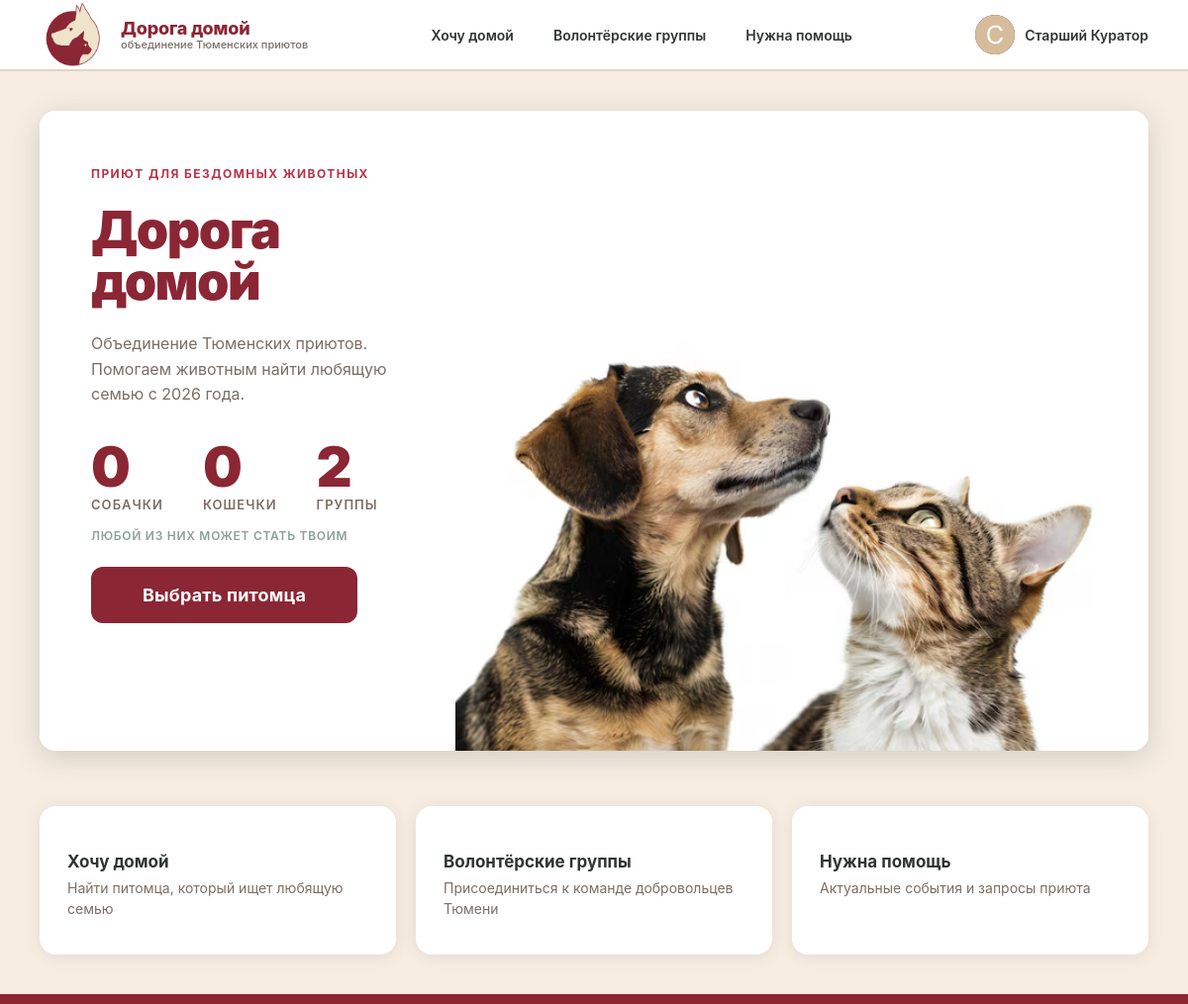
The page / (signed in) on the database its author committed.
### users/models.py (models this page shows, shortened)
class User(AbstractUser):
    username = models.CharField(
        max_length=150,
        unique=True
    )
    ROLE_CHOICES = [
        ("user", "Население"),
        ("shelter", "Приют"),
    ]
    email = models.EmailField(
        verbose_name="Email",
        blank=True,
        null=True,
    )
    name = models.CharField(
        max_length=UserFieldLength.NAME,
        verbose_name="Имя",
    )
    surname = models.CharField(
        max_length=UserFieldLength.SURNAME,
        verbose_name="Фамилия",
    )
    avatar = models.ImageField(
        upload_to="avatars/",
        verbose_name="Аватарка",
        blank=True,
        null=True,
    )
    role = models.CharField(
        max_length=20,
        choices=ROLE_CHOICES,
        default="user"
    )
    phone = models.CharField(
        unique=True,
        max_length=UserFieldLength.PHONE,
        verbose_name="Телефон",
        blank=True,
        null=True,
    )
    vk = models.URLField(
        blank=True,
        verbose_name="Ссылка VK",
    )
    telegram = models.CharField(
        max_length=33,
        blank=True,
        verbose_name="Telegram",
    )
    about = models.TextField(
        blank=True,
        null=True,
        verbose_name="О себе",
    )
    favorites = models.ManyToManyField(
        "animals.Animal",
        related_name="interested_users",
        blank=True,
        verbose_name="Избранные животные",
    )
    USERNAME_FIELD = "username"
    REQUIRED_FIELDS = ["email", "name", "surname"]
    objects = UserManager()
    class Meta:
        verbose_name = "Пользователь"
        verbose_name_plural = "Пользователи"
        ordering = ["-date_joined"]

### road_home/views.py (the view)
# urls.py: path('', HomeView.as_view(), name='home'),
class HomeView(TemplateView):
    template_name = "home.html"
    def get_context_data(self, **kwargs):
        context = super().get_context_data(**kwargs)
        context["dogs_count"] = Animal.objects.filter(animal_type="dog").count()
        context["cats_count"] = Animal.objects.filter(animal_type="cat").count()
        context["groups_count"] = User.objects.filter(role="shelter").count()
        return context

### templates/home.html (shortened to what this page needs)
{% extends "base.html" %}
{% load static %}
{% block content %}
<div class="page" style="padding-top: 40px;">
  <div class="home-hero">
    <div class="home-hero__content">
      <div class="home-hero__eyebrow">Приют для бездомных животных</div>
      <h1 class="home-hero__title">
        Дорога домой
      </h1>
      <p class="home-hero__sub">
        Объединение Тюменских приютов. Помогаем животным найти любящую семью с&nbsp;2026 года.
      </p>
      <div class="home-hero__stats">
        <div>
          <div class="hero-stat__num">{{ dogs_count }}</div>
          <div class="hero-stat__label">Собачки</div>
        </div>
        <div>
          <div class="hero-stat__num">{{ cats_count }}</div>
          <div class="hero-stat__label">Кошечки</div>
        </div>
        <div>
          <div class="hero-stat__num">{{ groups_count }}</div>
          <div class="hero-stat__label">Группы</div>
        </div>
      </div>
      <p style="font-size:12px;color:#8da098;letter-spacing:.06em;text-transform:uppercase;font-weight:600;margin-top:-8px;">
        Любой из них может стать твоим
      </p>
      <div class="home-hero__actions">
        <a href="{% url 'animals:animal_list' %}" class="btn btn-red btn-xl">Выбрать питомца</a>
        {% if user.is_authenticated %}
          <a href="{% url 'events:event_list' %}" class="btn btn-ghost btn-xl" style="background:rgba(255,255,255,.1);color:#fff;border-color:rgba(255,255,255,.25);">Нужна помощь</a>
        {% else %}
          <a href="{% url 'users:register' %}" class="btn btn-ghost btn-xl" style="background:rgba(255,255,255,.1);color:#fff;border-color:rgba(255,255,255,.25);">Вступить в сообщество</a>
        {% endif %}
      </div>
    </div>
    <div class="home-hero__img">
      <img src="{% static 'img/hero.jpg' %}" alt="Кошка и собака" />
    </div>
  </div>
  <div class="home-links">
    <a href="{% url 'animals:animal_list' %}" class="home-link-card">
      <div class="home-link-card__title">Хочу домой</div>
      <div class="home-link-card__desc">Найти питомца, который ищет любящую семью</div>
    </a>
    <a href="{% url 'users:group_list' %}" class="home-link-card">
      <div class="home-link-card__title">Волонтёрские группы</div>
      <div class="home-link-card__desc">Присоединиться к команде добровольцев Тюмени</div>
    </a>
    <a href="{% url 'events:event_list' %}" class="home-link-card">
      <div class="home-link-card__title">Нужна помощь</div>
      <div class="home-link-card__desc">Актуальные события и запросы приюта</div>
    </a>
  </div>
</div>
{% endblock %}

### templates/base.html (shortened to what this page needs)
{% load static %}
<!DOCTYPE html>
<html lang="ru">
<head>
  <link rel="stylesheet" href="{% static 'css/style.css' %}" />
</head>
<body style="display:flex; flex-direction:column; min-height:100vh;">
<header class="header">
  <div class="header__inner">
    <a href="{% url 'home' %}" class="header__logo">
      <div class="header__logo-icon">
        <img src="{% static 'img/logo.jpg' %}">
      </div>
      <div class="header__logo-text">
        <div class="header__logo-title">
          Дорога домой
        </div>
        <div class="header__logo-sub">
          объединение Тюменских приютов
        </div>
      </div>
    </a>
    <nav class="header__nav">
      <a href="{% url 'animals:animal_list' %}" class="{% block nav_home %}{% endblock %}">Хочу домой</a>
      <a href="{% url 'users:group_list' %}" class="{% block nav_groups %}{% endblock %}">Волонтёрские группы</a>
      <a href="{% url 'events:event_list' %}" class="{% block nav_events %}{% endblock %}">Нужна помощь</a>
    </nav>
    <div class="header__user">
      {% if user.is_authenticated %}
        <a href="{% url 'users:user_detail' user.id %}" style="display:flex;align-items:center;gap:10px;">
          {% if user.avatar %}
            <img class="avatar-circle" src="{{ user.avatar.url }}" alt="{{ user.username }}" style="width:40px;height:40px;" />
          {% else %}
            <div class="avatar-circle" style="width:40px;height:40px;font-size:15px;">{{ user.name|first|upper }}</div>
          {% endif %}
          <span class="header__user-name">
            {% if user.name and user.surname %}{{ user.name }} {{ user.surname }}{% else %}{{ user.username }}{% endif %}
          </span>
        </a>
      {% else %}
        <div class="header__auth">
          <a href="{% url 'users:login' %}" class="ghost">Войти</a>
          <a href="{% url 'users:register' %}" class="cta">Регистрация</a>
        </div>
      {% endif %}
    </div>
  </div>
</header>
<main style="flex:1;">{% block content %}{% endblock %}</main>
<footer style="background:var(--red); height:10px; width:100%; flex-shrink:0;"></footer>
</body>
</html>

### rows shown on the page
User: avatar (picture), name "Старший", surname "Куратор"

### other values the page prints
{{ dogs_count }} "0"
{{ cats_count }} "0"
{{ groups_count }} "2"
